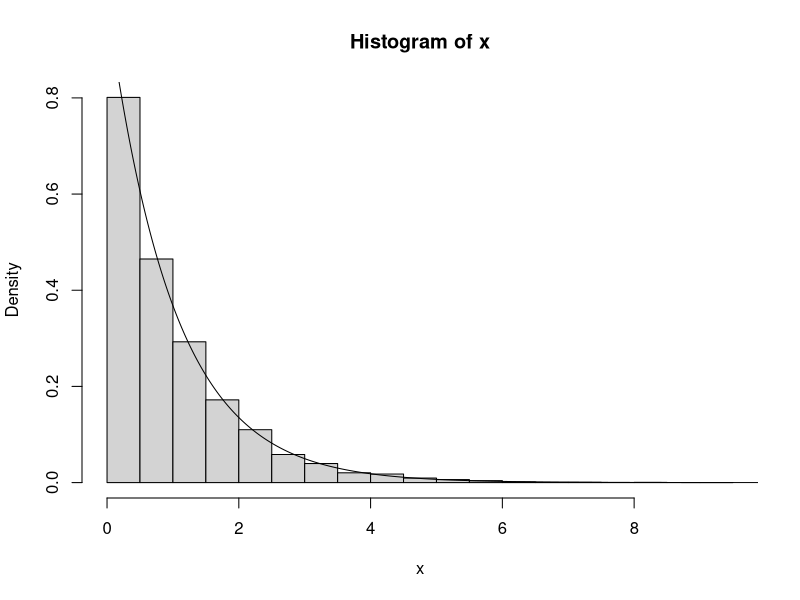
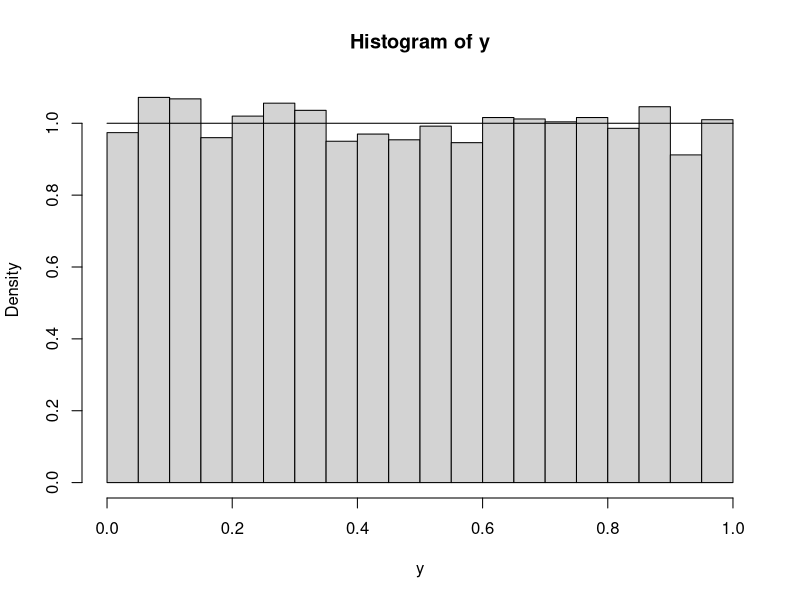
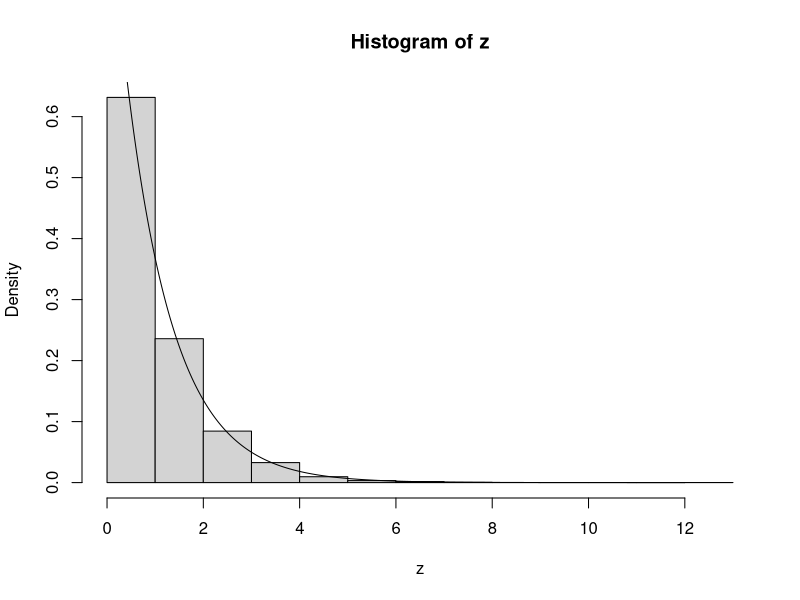

R code for these plots, in order:
n <- 10000 
x <- rexp(n,1) 
hist(x,freq=FALSE) 
t <- c(0:1200)/100 
lines(t,dexp(t,1)) 

y <- pexp(x,1)            # probability-integral transformation 
hist(y,freq=FALSE) 
s <- c(0:100)/100 
lines(s,dunif(s,0,1)) 

#  Now generating U~UNIF(0,1) and creating Z~EXP(1) using 
# inverse-probability-integral transformation 
u <- runif(n,0,1) 
z <- qexp(u,1)            # Using quantile function for Exponentials 
hist(z,freq=FALSE) 
t <- c(0:1200)/100 
lines(t,dexp(t,1)) 

